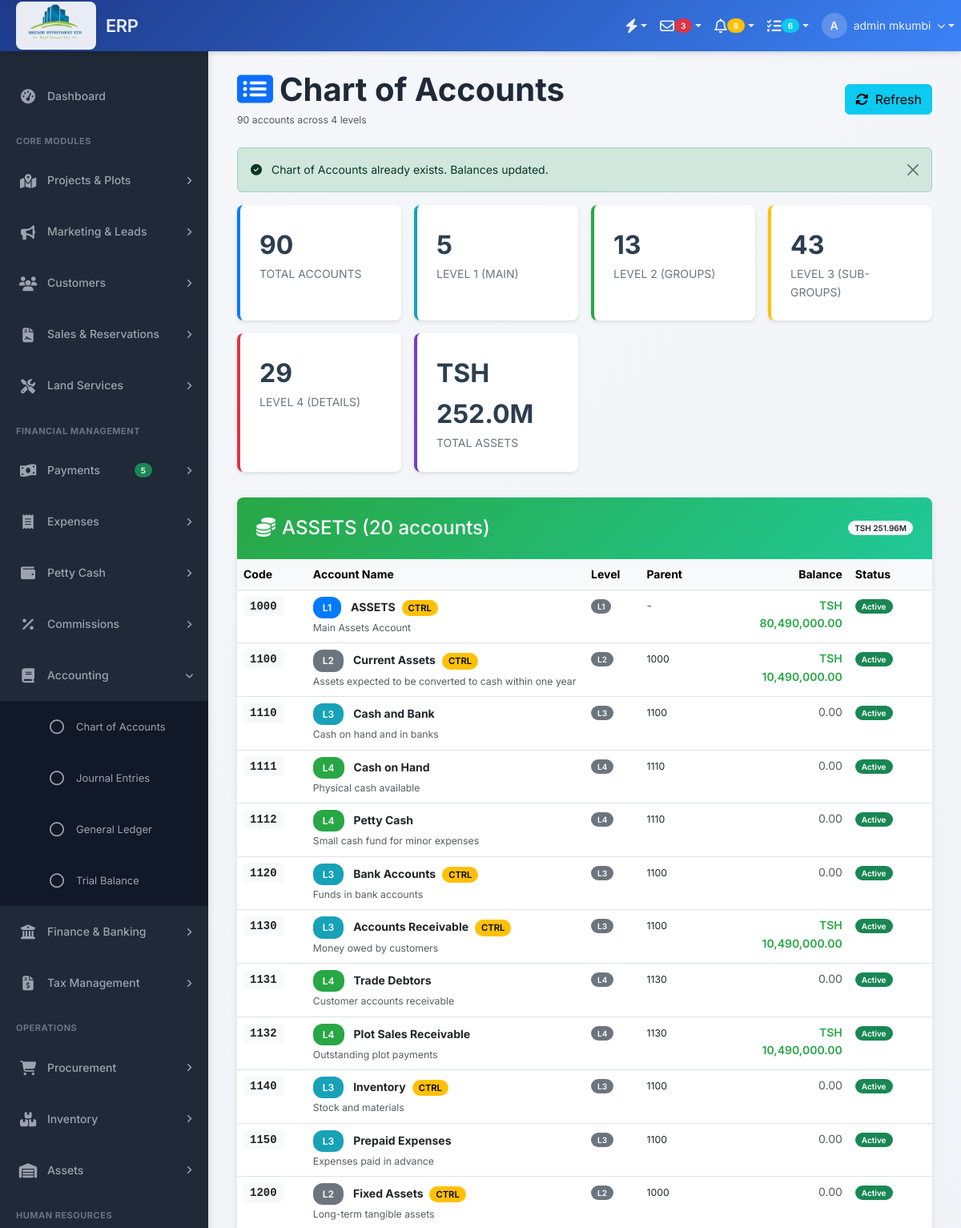
/modules/accounting/accounts.php (signed in, upper part), run on the app's committed database.
### tables this page shows
CREATE TABLE `chart_of_accounts` (
  `account_id` int(11) NOT NULL,
  `company_id` int(11) NOT NULL,
  `account_code` varchar(20) NOT NULL,
  `account_name` varchar(200) NOT NULL,
  `account_type` enum('asset','liability','equity','revenue','expense') NOT NULL,
  `account_category` varchar(100) DEFAULT NULL,
  `parent_account_id` int(11) DEFAULT NULL COMMENT 'For sub-accounts',
  `account_level` int(11) DEFAULT 1,
  `is_active` tinyint(1) DEFAULT 1,
  `is_control_account` tinyint(1) DEFAULT 0,
  `opening_balance` decimal(15,2) DEFAULT 0.00,
  `current_balance` decimal(15,2) DEFAULT 0.00,
  `created_at` timestamp NOT NULL DEFAULT current_timestamp(),
  `updated_at` timestamp NOT NULL DEFAULT current_timestamp() ON UPDATE current_timestamp(),
  `created_by` int(11) DEFAULT NULL
);

### modules/accounting/accounts.php (the view, shortened to what this page needs)
<?php
$db = Database::getInstance();
$db->setCompanyId($_SESSION['company_id']);
$conn = $db->getConnection();
$company_id = $_SESSION['company_id'];
function createComprehensiveChartOfAccounts($conn, $company_id, $user_id) {
    try {
        $check_stmt = $conn->prepare("SELECT COUNT(*) as count FROM chart_of_accounts WHERE company_id = ?");
        $check_stmt->execute([$company_id]);
        $exists = $check_stmt->fetch(PDO::FETCH_ASSOC);
        if ($exists['count'] > 0) {
            updateAccountBalances($conn, $company_id);
            return ['success' => true, 'message' => 'Chart of Accounts already exists. Balances updated.', 'count' => $exists['count']];
        }
        $conn->beginTransaction();
        $conn->commit();
        return [
            'success' => true,
            'message' => 'Successfully created ' . count($accounts) . ' accounts with real data!',
            'count' => count($accounts)
        ];
    } catch (PDOException $e) {
        $conn->rollBack();
        return ['success' => false, 'message' => 'Error: ' . $e->getMessage()];
    }
}
function updateAccountBalances($conn, $company_id) {
    try {
        $accounts = [];
        $stmt = $conn->prepare("SELECT account_id, account_code FROM chart_of_accounts WHERE company_id = ?");
        $stmt->execute([$company_id]);
        while ($row = $stmt->fetch(PDO::FETCH_ASSOC)) {
            $accounts[$row['account_code']] = $row['account_id'];
        }
        foreach ($updates as $code => $query) {
            if (isset($accounts[$code])) {
                $stmt = $conn->prepare($query);
                $stmt->execute([$company_id]);
                $balance = $stmt->fetchColumn();
                if ($balance > 0) {
                    $update_stmt = $conn->prepare("UPDATE chart_of_accounts SET current_balance = ? WHERE account_id = ?");
                    $update_stmt->execute([$balance, $accounts[$code]]);
                }
            }
        }
        for ($level = 4; $level >= 1; $level--) {
            $stmt = $conn->prepare("
                UPDATE chart_of_accounts parent
                SET parent.current_balance = (
                    SELECT COALESCE(SUM(child.current_balance), 0)
                    FROM chart_of_accounts child
                    WHERE child.parent_account_id = parent.account_id AND child.company_id = ?
                )
                WHERE parent.company_id = ? AND parent.account_level = ? AND parent.is_control_account = 1
            ");
            $stmt->execute([$company_id, $company_id, $level]);
        }
        return true;
    } catch (PDOException $e) {
        error_log("Error updating balances: " . $e->getMessage());
        return false;
    }
}
$auto_result = createComprehensiveChartOfAccounts($conn, $company_id, $_SESSION['user_id']);
$stats_query = "
    SELECT
        COUNT(*) as total_accounts,
        SUM(CASE WHEN account_type = 'asset' THEN 1 ELSE 0 END) as asset_accounts,
        SUM(CASE WHEN account_type = 'liability' THEN 1 ELSE 0 END) as liability_accounts,
        SUM(CASE WHEN account_type = 'equity' THEN 1 ELSE 0 END) as equity_accounts,
        SUM(CASE WHEN account_type = 'revenue' THEN 1 ELSE 0 END) as revenue_accounts,
        SUM(CASE WHEN account_type = 'expense' THEN 1 ELSE 0 END) as expense_accounts,
        SUM(CASE WHEN account_level = 1 THEN 1 ELSE 0 END) as level_1,
        SUM(CASE WHEN account_level = 2 THEN 1 ELSE 0 END) as level_2,
        SUM(CASE WHEN account_level = 3 THEN 1 ELSE 0 END) as level_3,
        SUM(CASE WHEN account_level = 4 THEN 1 ELSE 0 END) as level_4,
        COALESCE(SUM(CASE WHEN account_type = 'asset' THEN current_balance ELSE 0 END), 0) as total_assets,
        COALESCE(SUM(CASE WHEN account_type = 'liability' THEN current_balance ELSE 0 END), 0) as total_liabilities,
        COALESCE(SUM(CASE WHEN account_type = 'equity' THEN current_balance ELSE 0 END), 0) as total_equity,
        COALESCE(SUM(CASE WHEN account_type = 'revenue' THEN current_balance ELSE 0 END), 0) as total_revenue,
        COALESCE(SUM(CASE WHEN account_type = 'expense' THEN current_balance ELSE 0 END), 0) as total_expenses
    FROM chart_of_accounts
    WHERE company_id = ?
";
$stmt = $conn->prepare($stats_query);
$stmt->execute([$company_id]);
$stats = $stmt->fetch(PDO::FETCH_ASSOC);
$accounts_query = "
    SELECT
        a.*,
        parent.account_name as parent_account_name,
        parent.account_code as parent_account_code
    FROM chart_of_accounts a
    LEFT JOIN chart_of_accounts parent ON a.parent_account_id = parent.account_id
    WHERE a.company_id = ?
    ORDER BY a.account_code ASC
";
$stmt = $conn->prepare($accounts_query);
$stmt->execute([$company_id]);
$all_accounts = $stmt->fetchAll(PDO::FETCH_ASSOC);
$accounts_by_type = [
    'asset' => [],
    'liability' => [],
    'equity' => [],
    'revenue' => [],
    'expense' => []
];
foreach ($all_accounts as $account) {
    $accounts_by_type[$account['account_type']][] = $account;
}
require_once '../../includes/header.php';
?>
<div class="content-header mb-4">
    <div class="container-fluid">
        <div class="row align-items-center">
            <div class="col-sm-6">
                <h1 class="m-0 fw-bold">
                    <i class="fas fa-list-alt text-primary me-2"></i>Chart of Accounts
                </h1>
                <p class="text-muted small mb-0 mt-1">
                    <?php echo $stats['total_accounts']; ?> accounts across 4 levels
                </p>
            </div>
            <div class="col-sm-6">
                <div class="float-sm-end">
                    <button class="btn btn-info" onclick="location.reload()">
                        <i class="fas fa-sync-alt me-1"></i> Refresh
                    </button>
                </div>
            </div>
        </div>
    </div>
</div>
<section class="content">
    <div class="container-fluid">
        <?php if ($auto_result['success']): ?>
        <div class="alert alert-success alert-dismissible fade show">
            <i class="fas fa-check-circle me-2"></i>
            <?php echo $auto_result['message']; ?>
            <button type="button" class="btn-close" data-bs-dismiss="alert"></button>
        </div>
        <?php endif; ?>
        <div class="stats-grid">
            <div class="stat-card primary">
                <div class="stat-number"><?php echo $stats['total_accounts']; ?></div>
                <div class="stat-label">Total Accounts</div>
            </div>
            <div class="stat-card info">
                <div class="stat-number"><?php echo $stats['level_1']; ?></div>
                <div class="stat-label">Level 1 (Main)</div>
            </div>
            <div class="stat-card success">
                <div class="stat-number"><?php echo $stats['level_2']; ?></div>
                <div class="stat-label">Level 2 (Groups)</div>
            </div>
            <div class="stat-card warning">
                <div class="stat-number"><?php echo $stats['level_3']; ?></div>
                <div class="stat-label">Level 3 (Sub-groups)</div>
            </div>
            <div class="stat-card danger">
                <div class="stat-number"><?php echo $stats['level_4']; ?></div>
                <div class="stat-label">Level 4 (Details)</div>
            </div>
            <div class="stat-card purple">
                <div class="stat-number">TSH <?php echo number_format($stats['total_assets']/1000000, 1); ?>M</div>
                <div class="stat-label">Total Assets</div>
            </div>
        </div>
        <div class="category-section">
            <div class="account-table">
                <div class="account-header" style="background: linear-gradient(135deg, #28a745 0%, #20c997 100%);">
                    <h3><i class="fas fa-coins me-2"></i>ASSETS (<?php echo count($accounts_by_type['asset']); ?> accounts)</h3>
                    <span class="badge bg-light text-dark">TSH <?php echo number_format($stats['total_assets']/1000000, 2); ?>M</span>
                </div>
                <table class="table table-hover mb-0">
                    <thead class="table-light">
                        <tr>
                            <th width="10%">Code</th>
                            <th width="40%">Account Name</th>
                            <th width="8%">Level</th>
                            <th width="15%">Parent</th>
                            <th width="15%" class="text-end">Balance</th>
                            <th width="12%">Status</th>
                        </tr>
                    </thead>
                    <tbody>
                        <?php foreach ($accounts_by_type['asset'] as $acc): ?>
                        <tr>
                            <td><span class="account-code"><?php echo $acc['account_code']; ?></span></td>
                            <td class="hierarchy-indent-<?php echo $acc['account_level']; ?>">
                                <span class="level-badge level-<?php echo $acc['account_level']; ?>">L<?php echo $acc['account_level']; ?></span>
                                <strong><?php echo htmlspecialchars($acc['account_name']); ?></strong>
                                <?php if ($acc['is_control_account']): ?>
                                <span class="control-badge ms-1">CTRL</span>
                                <?php endif; ?>
                                <br><small class="text-muted"><?php echo htmlspecialchars($acc['account_category']); ?></small>
                            </td>
                            <td><span class="badge bg-secondary">L<?php echo $acc['account_level']; ?></span></td>
                            <td>
                                <?php if ($acc['parent_account_code']): ?>
                                <small><?php echo $acc['parent_account_code']; ?></small>
                                <?php else: ?>
                                <span class="text-muted">-</span>
                                <?php endif; ?>
                            </td>
                            <td class="text-end">
                                <?php if ($acc['current_balance'] > 0): ?>
                                <span class="balance-positive">TSH <?php echo number_format($acc['current_balance'], 2); ?></span>
                                <?php else: ?>
                                <span class="text-muted">0.00</span>
                                <?php endif; ?>
                            </td>
                            <td>
                                <?php if ($acc['is_active']): ?>
                                <span class="badge bg-success">Active</span>
                                <?php else: ?>
                                <span class="badge bg-secondary">Inactive</span>
                                <?php endif; ?>
                            </td>
                        </tr>
                        <?php endforeach; ?>
                    </tbody>
                </table>
            </div>
        </div>
    </div>
</section>
<?php require_once '../../includes/footer.php'; ?>

### includes/header.php (style rules this page uses)
* { margin: 0; padding: 0; box-sizing: border-box; }
body { font-family: 'Inter', -apple-system, BlinkMacSystemFont, 'Segoe UI', sans-serif; font-size: 14px; line-height: 1.6; color: #1f2937; background: linear-gradient(135deg, #f5f7fa 0%, #e8ecf1 100%); min-height: 100vh; }
.badge { font-size: 10px; padding: 4px 8px; margin-left: auto; border-radius: 12px; font-weight: 600; }

### modules/accounting/accounts.php (style rules this page uses)
.stats-grid { display: grid; grid-template-columns: repeat(auto-fit, minmax(200px, 1fr)); gap: 1rem; margin-bottom: 2rem; }
.stat-card { background: white; padding: 1.5rem; border-radius: 8px; border-left: 4px solid; box-shadow: 0 2px 4px rgba(0,0,0,0.1); }
.stat-card.primary { border-left-color: #007bff; }
.stat-card.success { border-left-color: #28a745; }
.stat-card.warning { border-left-color: #ffc107; }
.stat-card.danger { border-left-color: #dc3545; }
.stat-card.info { border-left-color: #17a2b8; }
.stat-card.purple { border-left-color: #6f42c1; }
.stat-number { font-size: 2rem; font-weight: 700; color: #2c3e50; }
.stat-label { color: #6c757d; font-size: 0.875rem; text-transform: uppercase; }
.account-table { background: white; border-radius: 8px; overflow: hidden; margin-bottom: 2rem; box-shadow: 0 2px 8px rgba(0,0,0,0.1); }
.account-header { padding: 1.5rem; background: linear-gradient(135deg, #667eea 0%, #764ba2 100%); color: white; display: flex; justify-content: space-between; align-items: center; }
.account-header h3 { margin: 0; font-size: 1.5rem; }
.level-badge { display: inline-block; padding: 0.25rem 0.75rem; border-radius: 12px; font-size: 0.75rem; font-weight: 600; margin-right: 0.5rem; }
.level-1 { background: #007bff; color: white; }
.level-2 { background: #6c757d; color: white; }
.level-3 { background: #17a2b8; color: white; }
.level-4 { background: #28a745; color: white; }
.account-code { font-family: 'Courier New', monospace; background: #f8f9fa; padding: 0.25rem 0.5rem; border-radius: 4px; font-weight: 600; }
.hierarchy-indent-1 { padding-left: 0; }
.hierarchy-indent-2 { padding-left: 20px; }
.hierarchy-indent-3 { padding-left: 40px; }
.hierarchy-indent-4 { padding-left: 60px; }
.control-badge { background: #ffc107; color: #000; padding: 0.2rem 0.5rem; border-radius: 12px; font-size: 0.7rem; font-weight: 600; }
.balance-positive { color: #28a745; font-weight: 600; }
.category-section { margin-bottom: 3rem; }

### data on the page
chart_of_accounts: account_code "1000", account_level "1", account_name "ASSETS", is_control_account "CTRL", account_category "Main Assets Account", current_balance "80,490,000.00", is_active "Active"
chart_of_accounts: account_code "1100", account_level "2", account_name "Current Assets", is_control_account "CTRL", account_category "Assets expected to be converted to cash within one year", chart_of_accounts.account_code "1000", current_balance "10,490,000.00", is_active "Active"
chart_of_accounts: account_code "1110", account_level "3", account_name "Cash and Bank", account_category "Cash on hand and in banks", chart_of_accounts.account_code "1100", current_balance "0.00", is_active "Active"
chart_of_accounts: account_code "1111", account_level "4", account_name "Cash on Hand", account_category "Physical cash available", chart_of_accounts.account_code "1110", current_balance "0.00", is_active "Active"
chart_of_accounts: account_code "1112", account_level "4", account_name "Petty Cash", account_category "Small cash fund for minor expenses", chart_of_accounts.account_code "1110", current_balance "0.00", is_active "Active"
chart_of_accounts: account_code "1120", account_level "3", account_name "Bank Accounts", is_control_account "CTRL", account_category "Funds in bank accounts", chart_of_accounts.account_code "1100", current_balance "0.00", is_active "Active"
chart_of_accounts: account_code "1130", account_level "3", account_name "Accounts Receivable", is_control_account "CTRL", account_category "Money owed by customers", chart_of_accounts.account_code "1100", current_balance "10,490,000.00", is_active "Active"
chart_of_accounts: account_code "1131", account_level "4", account_name "Trade Debtors", account_category "Customer accounts receivable", chart_of_accounts.account_code "1130", current_balance "0.00", is_active "Active"
chart_of_accounts: account_code "1132", account_level "4", account_name "Plot Sales Receivable", account_category "Outstanding plot payments", chart_of_accounts.account_code "1130", current_balance "10,490,000.00", is_active "Active"
chart_of_accounts: account_code "1140", account_level "3", account_name "Inventory", is_control_account "CTRL", account_category "Stock and materials", chart_of_accounts.account_code "1100", current_balance "0.00", is_active "Active"
chart_of_accounts: account_code "1150", account_level "3", account_name "Prepaid Expenses", account_category "Expenses paid in advance", chart_of_accounts.account_code "1100", current_balance "0.00", is_active "Active"
chart_of_accounts: account_code "1200", account_level "2", account_name "Fixed Assets", is_control_account "CTRL", account_category "Long-term tangible assets", chart_of_accounts.account_code "1000", current_balance "0.00", is_active "Active"

### other printed values
substr($_SESSION['full_name'] ?? 'U', 0, 1) "A"
$_SESSION['full_name'] "admin mkumbi"
$stats['total_accounts'] "90"
$auto_result['message'] "Chart of Accounts already exists. Balances updated."
$stats['level_1'] "5"
$stats['level_2'] "13"
$stats['level_3'] "43"
$stats['level_4'] "29"
$stats['total_assets']/1000000 "252.0"
count($accounts_by_type['asset']) "20"
$stats['total_assets']/1000000 "251.96"
